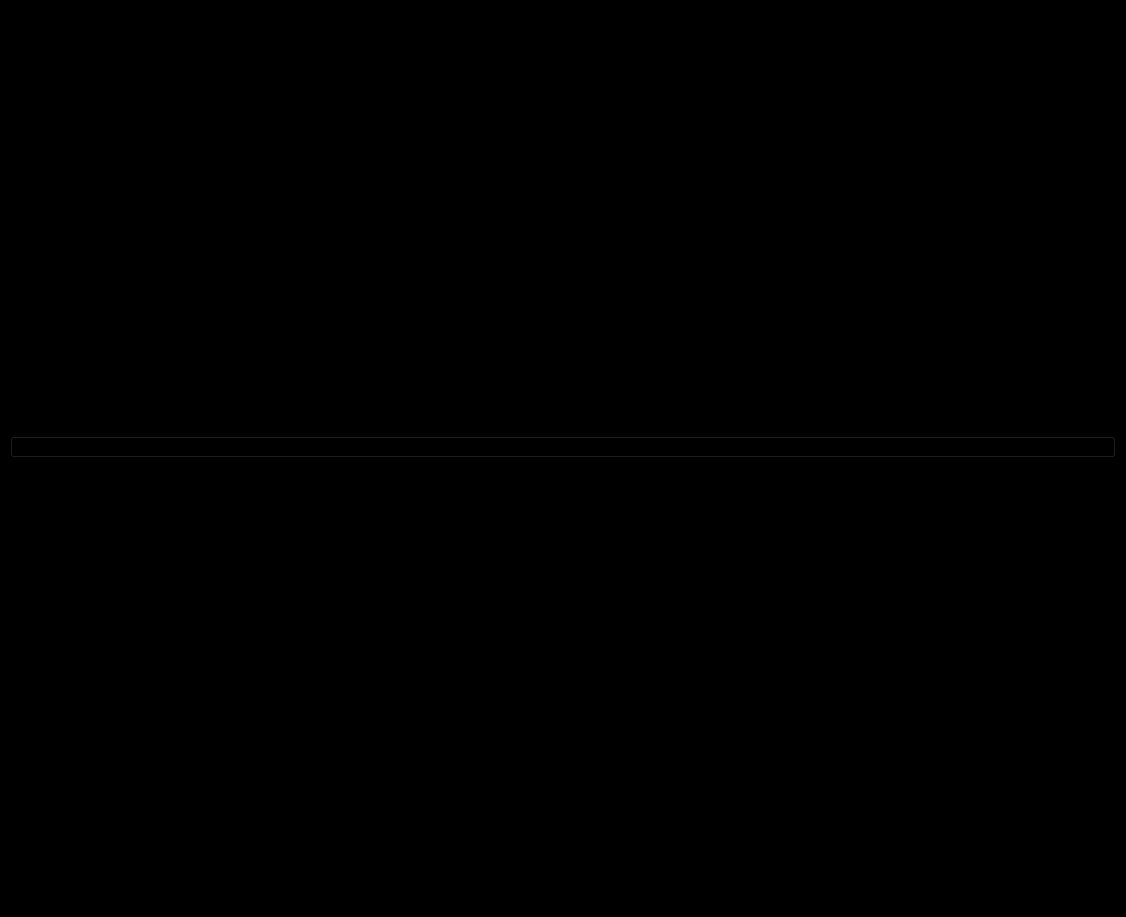
<?xml version="1.0" encoding="UTF-8"?>
<ui version="4.0">
 <class>MainWindow</class>
 <widget class="QMainWindow" name="MainWindow">
  <property name="geometry">
   <rect>
    <x>0</x>
    <y>0</y>
    <width>1126</width>
    <height>917</height>
   </rect>
  </property>
  <property name="windowTitle">
   <string>MainWindow</string>
  </property>
  <property name="styleSheet">
   <string notr="true">background-color: rgb(280, 280, 280);</string>
  </property>
  <widget class="QWidget" name="centralwidget">
   <layout class="QGridLayout" name="gridLayout">
    <item row="0" column="0">
     <layout class="QVBoxLayout" name="verticalLayout">
      <property name="spacing">
       <number>0</number>
      </property>
      <item>
       <widget class="QFrame" name="frame">
        <property name="frameShape">
         <enum>QFrame::StyledPanel</enum>
        </property>
        <property name="frameShadow">
         <enum>QFrame::Raised</enum>
        </property>
        <layout class="QHBoxLayout" name="horizontalLayout">
         <property name="spacing">
          <number>0</number>
         </property>
         <property name="leftMargin">
          <number>0</number>
         </property>
         <property name="topMargin">
          <number>0</number>
         </property>
         <property name="rightMargin">
          <number>0</number>
         </property>
         <property name="bottomMargin">
          <number>0</number>
         </property>
         <item>
          <widget class="QStackedWidget" name="stackedWidget">
           <property name="currentIndex">
            <number>5</number>
           </property>
           <widget class="QWidget" name="page">
            <layout class="QVBoxLayout" name="verticalLayout_3">
             <property name="spacing">
              <number>0</number>
             </property>
             <property name="leftMargin">
              <number>0</number>
             </property>
             <property name="topMargin">
              <number>0</number>
             </property>
             <property name="rightMargin">
              <number>0</number>
             </property>
             <property name="bottomMargin">
              <number>0</number>
             </property>
             <item>
              <widget class="QPushButton" name="pushButton">
               <property name="text">
                <string/>
               </property>
               <property name="icon">
                <iconset>
                 <normaloff>../../../Desktop/intro4.jpg</normaloff>../../../Desktop/intro4.jpg</iconset>
               </property>
               <property name="iconSize">
                <size>
                 <width>1000</width>
                 <height>800</height>
                </size>
               </property>
              </widget>
             </item>
            </layout>
           </widget>
           <widget class="QWidget" name="page_2">
            <layout class="QVBoxLayout" name="verticalLayout_2">
             <property name="spacing">
              <number>0</number>
             </property>
             <property name="leftMargin">
              <number>0</number>
             </property>
             <property name="topMargin">
              <number>0</number>
             </property>
             <property name="rightMargin">
              <number>0</number>
             </property>
             <property name="bottomMargin">
              <number>0</number>
             </property>
             <item>
              <widget class="QPushButton" name="btn2">
               <property name="text">
                <string/>
               </property>
               <property name="icon">
                <iconset>
                 <normaloff>../../../Desktop/intro1.5.png</normaloff>../../../Desktop/intro1.5.png</iconset>
               </property>
               <property name="iconSize">
                <size>
                 <width>1000</width>
                 <height>800</height>
                </size>
               </property>
              </widget>
             </item>
            </layout>
           </widget>
           <widget class="QWidget" name="page_3">
            <layout class="QHBoxLayout" name="horizontalLayout_3">
             <property name="spacing">
              <number>0</number>
             </property>
             <property name="leftMargin">
              <number>0</number>
             </property>
             <property name="topMargin">
              <number>0</number>
             </property>
             <property name="rightMargin">
              <number>0</number>
             </property>
             <property name="bottomMargin">
              <number>0</number>
             </property>
             <item>
              <widget class="QPushButton" name="btn3">
               <property name="text">
                <string/>
               </property>
               <property name="icon">
                <iconset>
                 <normaloff>../../../Desktop/intro1.9.png</normaloff>../../../Desktop/intro1.9.png</iconset>
               </property>
               <property name="iconSize">
                <size>
                 <width>1000</width>
                 <height>800</height>
                </size>
               </property>
              </widget>
             </item>
            </layout>
           </widget>
           <widget class="QWidget" name="page_4">
            <layout class="QHBoxLayout" name="horizontalLayout_4">
             <property name="spacing">
              <number>0</number>
             </property>
             <property name="leftMargin">
              <number>0</number>
             </property>
             <property name="topMargin">
              <number>0</number>
             </property>
             <property name="rightMargin">
              <number>0</number>
             </property>
             <property name="bottomMargin">
              <number>0</number>
             </property>
             <item>
              <widget class="QPushButton" name="pushButton_2">
               <property name="text">
                <string/>
               </property>
               <property name="icon">
                <iconset>
                 <normaloff>../../../Desktop/intro2.png</normaloff>../../../Desktop/intro2.png</iconset>
               </property>
               <property name="iconSize">
                <size>
                 <width>1000</width>
                 <height>800</height>
                </size>
               </property>
              </widget>
             </item>
            </layout>
           </widget>
           <widget class="QWidget" name="page_5">
            <layout class="QHBoxLayout" name="horizontalLayout_5">
             <property name="spacing">
              <number>0</number>
             </property>
             <property name="leftMargin">
              <number>0</number>
             </property>
             <property name="topMargin">
              <number>0</number>
             </property>
             <property name="rightMargin">
              <number>0</number>
             </property>
             <property name="bottomMargin">
              <number>0</number>
             </property>
             <item>
              <widget class="QPushButton" name="pushButton_3">
               <property name="text">
                <string/>
               </property>
               <property name="icon">
                <iconset>
                 <normaloff>../../../Desktop/intro last.png</normaloff>../../../Desktop/intro last.png</iconset>
               </property>
               <property name="iconSize">
                <size>
                 <width>1000</width>
                 <height>800</height>
                </size>
               </property>
              </widget>
             </item>
            </layout>
           </widget>
           <widget class="QWidget" name="page_6">
            <layout class="QHBoxLayout" name="horizontalLayout_6">
             <property name="spacing">
              <number>0</number>
             </property>
             <property name="leftMargin">
              <number>0</number>
             </property>
             <property name="topMargin">
              <number>0</number>
             </property>
             <property name="rightMargin">
              <number>0</number>
             </property>
             <property name="bottomMargin">
              <number>0</number>
             </property>
             <item>
              <widget class="QPushButton" name="pushButton_4">
               <property name="text">
                <string/>
               </property>
               <property name="icon">
                <iconset>
                 <normaloff>../../../Desktop/your2.png</normaloff>../../../Desktop/your2.png</iconset>
               </property>
               <property name="iconSize">
                <size>
                 <width>800</width>
                 <height>600</height>
                </size>
               </property>
              </widget>
             </item>
            </layout>
           </widget>
          </widget>
         </item>
        </layout>
       </widget>
      </item>
     </layout>
    </item>
   </layout>
  </widget>
  <widget class="QMenuBar" name="menubar">
   <property name="geometry">
    <rect>
     <x>0</x>
     <y>0</y>
     <width>1126</width>
     <height>21</height>
    </rect>
   </property>
  </widget>
  <widget class="QStatusBar" name="statusbar"/>
 </widget>
 <resources/>
 <connections/>
</ui>
